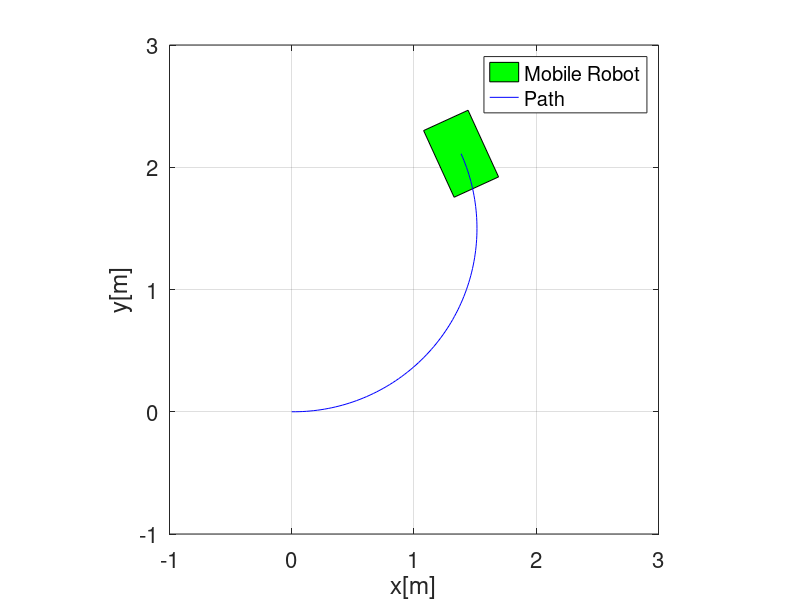

The MATLAB script that drew this image:
%% Kinematic simulation of a Mobile robot (Land-based)
% Euler method
% Kind of linearization for small changes in time
% Clear everything before starting simulation
clear all; clc; close all;

%% Simulation parameters
dt = 0.1; % Step size
ts = 10; % Total simulation time
t = 0:dt:ts; % Time span

%% Initial condition
x0 = 0;
y0 = 0;
psi0 = 0;

eta0 = [x0; y0; psi0];

eta(:,1) = eta0;

%% Loop starts here 
% Using for loop for the iterations
for i = 1:length(t)
   psi = eta(3,i); % Current orientation in rad.
   % Jacobian matrix
   J_psi = [cos(psi), -sin(psi), 0;
            sin(psi),  cos(psi), 0;
                   0,         0, 1];
               
   u = 0.3; % X-axis velocity w.r.t. B frame
   v = 0; % Y-axis velocity w.r.t. B frame
   r = 0.2; % Angular velocity w.r.t. B frame
   
   zeta(:,i) = [u;v;r];
   
   eta_dot(:,i) = J_psi * zeta(:,i);
   
   % Use the Euler method to find the distance
   eta(:,i+1) = eta(:,i) + dt * eta_dot(:,i);
end

%% Plotting functions
% figure(1)
% hold on
% plot(t, eta(1,1:i), 'r--');
% plot(t, eta(2,1:i), 'b--');
% plot(t, eta(3,1:i), 'g--');
% hold off
% set(gca, 'fontsize', 16)
% xlabel('t,[s]');
% ylabel('\eta,[units]');

%% Mobile robot animation
l = 0.6; % Length of robot
w = 0.4; % Width of mobile robot
% Mobile robot coordinates
mr_co = [-l/2, l/2, l/2, -l/2, -l/2;
         -w/2, -w/2, w/2, w/2, -w/2];
     
figure(2)
for i = 1:length(t) % Animation starts here
    psi = eta(3,i);
    R_psi = [cos(psi), -sin(psi);
             sin(psi),  cos(psi)]; % Rotation matrix
    v_pos = R_psi * mr_co;
    fill(v_pos(1,:) + eta(1,i), v_pos(2,:) + eta(2,i), 'g')
    hold on, grid on
    axis([-1 3 -1 3])
    axis square
    plot(eta(1,1:i), eta(2,1:i), 'b-');
    legend('Mobile Robot', 'Path')
    set(gca, 'fontsize', 16)
    xlabel('x[m]');
    ylabel('y[m]');
    pause(0.1)
    hold off
end % Animation ends here

